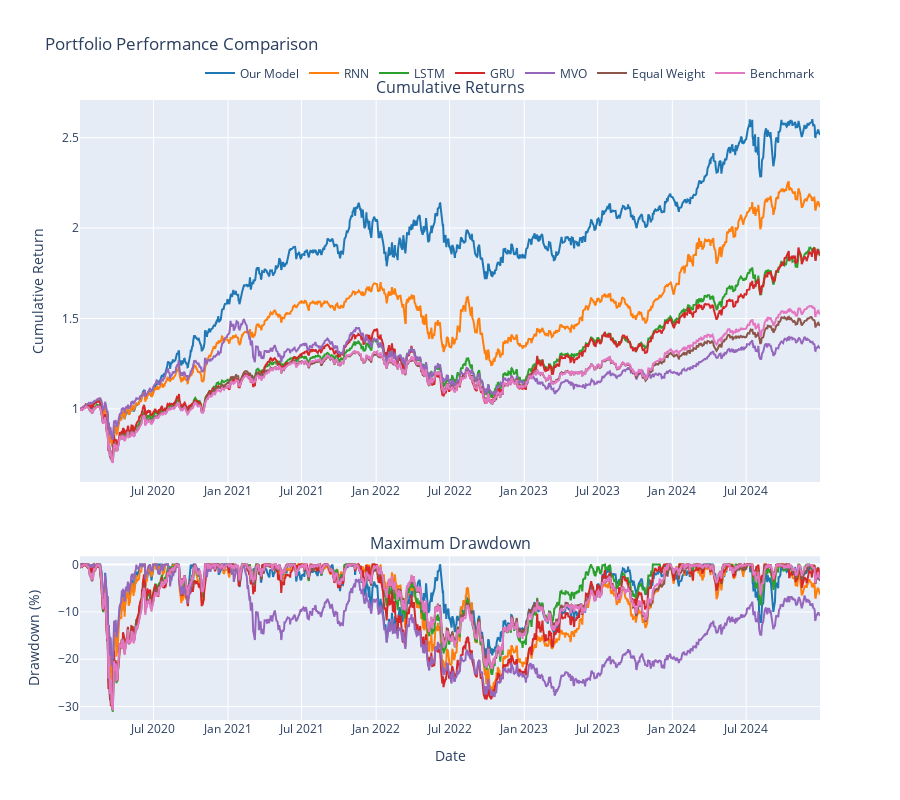

This figure's notebook cell:
### Code cell
# Plotting
fig = make_subplots(
    rows=2, cols=1,
    subplot_titles=('Cumulative Returns', 'Maximum Drawdown'),
    vertical_spacing=0.12,
    row_heights=[0.7, 0.3]
)

colors = ['#1f77b4', '#ff7f0e', '#2ca02c', '#d62728', '#9467bd', '#8c564b', '#e377c2', '#7f7f7f', '#bcbd22', '#17becf']

# Plot cumulative returns
for i, (name, returns) in enumerate(portfolio_returns.items()):
    #if name != 'Benchmark':
    cumulative_returns = (1 + returns).cumprod()
    fig.add_trace(
        go.Scatter(
            x=cumulative_returns.index,
            y=cumulative_returns.values,
            mode='lines',
            name=name,
            line=dict(color=colors[i], width=2),
            showlegend=True
        ),
        row=1, col=1
    )

# Plot drawdowns
for i, (name, returns) in enumerate(portfolio_returns.items()):
#if name != 'Benchmark':
    cumulative = (1 + returns).cumprod()
    rolling_max = cumulative.expanding().max()
    drawdown = (cumulative - rolling_max) / rolling_max * 100
    
    fig.add_trace(
        go.Scatter(
            x=drawdown.index,
            y=drawdown.values,
            mode='lines',
            name=name,
            line=dict(color=colors[i], width=2),
            showlegend=False
        ),
        row=2, col=1
    )

# Update layout
fig.update_layout(
    title='Portfolio Performance Comparison',
    height=800,
    hovermode='x unified',
    legend=dict(
        orientation="h",
        yanchor="bottom",
        y=1.02,
        xanchor="right",
        x=1
    )
)

fig.update_xaxes(title_text="Date", row=2, col=1)
fig.update_yaxes(title_text="Cumulative Return", row=1, col=1)
fig.update_yaxes(title_text="Drawdown (%)", row=2, col=1)

fig.show()

# # Save the plot to a file
# fig.write_html(f'data_analysis/DA_Results/pic/01_All_portfolio_performance.html')
# # save image to file
# fig.write_image(f'data_analysis/DA_Results/pic/01_All_portfolio_performance.png')

### Figure 1 — Plotly figure (JSON) as saved in the notebook; plotly's stock layout.template omitted (floating-point values rounded to 4 significant figures; data arrays with more than 128 entries replaced by an {"elided": "..."} marker saying what was removed)
{"data": [{"line": {"color": "#1f77b4", "width": 2}, "mode": "lines", "name": "Our Model", "showlegend": true, "type": "scatter", "x": {"elided": "1257 str values"}, "xaxis": "x", "y": {"elided": "1257 float values"}, "yaxis": "y"}, {"line": {"color": "#ff7f0e", "width": 2}, "mode": "lines", "name": "RNN", "showlegend": true, "type": "scatter", "x": {"elided": "1257 str values"}, "xaxis": "x", "y": {"elided": "1257 float values"}, "yaxis": "y"}, {"line": {"color": "#2ca02c", "width": 2}, "mode": "lines", "name": "LSTM", "showlegend": true, "type": "scatter", "x": {"elided": "1257 str values"}, "xaxis": "x", "y": {"elided": "1257 float values"}, "yaxis": "y"}, {"line": {"color": "#d62728", "width": 2}, "mode": "lines", "name": "GRU", "showlegend": true, "type": "scatter", "x": {"elided": "1257 str values"}, "xaxis": "x", "y": {"elided": "1257 float values"}, "yaxis": "y"}, {"line": {"color": "#9467bd", "width": 2}, "mode": "lines", "name": "MVO", "showlegend": true, "type": "scatter", "x": {"elided": "1257 str values"}, "xaxis": "x", "y": {"elided": "1257 float values"}, "yaxis": "y"}, {"line": {"color": "#8c564b", "width": 2}, "mode": "lines", "name": "Equal Weight", "showlegend": true, "type": "scatter", "x": {"elided": "1257 str values"}, "xaxis": "x", "y": {"elided": "1257 float values"}, "yaxis": "y"}, {"line": {"color": "#e377c2", "width": 2}, "mode": "lines", "name": "Benchmark", "showlegend": true, "type": "scatter", "x": {"elided": "1257 str values"}, "xaxis": "x", "y": {"elided": "1257 float values"}, "yaxis": "y"}, {"line": {"color": "#1f77b4", "width": 2}, "mode": "lines", "name": "Our Model", "showlegend": false, "type": "scatter", "x": {"elided": "1257 str values"}, "xaxis": "x2", "y": {"elided": "1257 float values"}, "yaxis": "y2"}, {"line": {"color": "#ff7f0e", "width": 2}, "mode": "lines", "name": "RNN", "showlegend": false, "type": "scatter", "x": {"elided": "1257 str values"}, "xaxis": "x2", "y": {"elided": "1257 float values"}, "yaxis": "y2"}, {"line": {"color": "#2ca02c", "width": 2}, "mode": "lines", "name": "LSTM", "showlegend": false, "type": "scatter", "x": {"elided": "1257 str values"}, "xaxis": "x2", "y": {"elided": "1257 float values"}, "yaxis": "y2"}, {"line": {"color": "#d62728", "width": 2}, "mode": "lines", "name": "GRU", "showlegend": false, "type": "scatter", "x": {"elided": "1257 str values"}, "xaxis": "x2", "y": {"elided": "1257 float values"}, "yaxis": "y2"}, {"line": {"color": "#9467bd", "width": 2}, "mode": "lines", "name": "MVO", "showlegend": false, "type": "scatter", "x": {"elided": "1257 str values"}, "xaxis": "x2", "y": {"elided": "1257 float values"}, "yaxis": "y2"}, {"line": {"color": "#8c564b", "width": 2}, "mode": "lines", "name": "Equal Weight", "showlegend": false, "type": "scatter", "x": {"elided": "1257 str values"}, "xaxis": "x2", "y": {"elided": "1257 float values"}, "yaxis": "y2"}, {"line": {"color": "#e377c2", "width": 2}, "mode": "lines", "name": "Benchmark", "showlegend": false, "type": "scatter", "x": {"elided": "1257 str values"}, "xaxis": "x2", "y": {"elided": "1257 float values"}, "yaxis": "y2"}], "layout": {"annotations": [{"font": {"size": 16}, "showarrow": false, "text": "Cumulative Returns", "x": 0.5, "xanchor": "center", "xref": "paper", "y": 1, "yanchor": "bottom", "yref": "paper"}, {"font": {"size": 16}, "showarrow": false, "text": "Maximum Drawdown", "x": 0.5, "xanchor": "center", "xref": "paper", "y": 0.264, "yanchor": "bottom", "yref": "paper"}], "height": 800, "hovermode": "x unified", "legend": {"orientation": "h", "x": 1, "xanchor": "right", "y": 1.02, "yanchor": "bottom"}, "title": {"text": "Portfolio Performance Comparison"}, "xaxis": {"anchor": "y", "domain": [0, 1]}, "xaxis2": {"anchor": "y2", "domain": [0, 1], "title": {"text": "Date"}}, "yaxis": {"anchor": "x", "domain": [0.384, 1], "title": {"text": "Cumulative Return"}}, "yaxis2": {"anchor": "x2", "domain": [0, 0.264], "title": {"text": "Drawdown (%)"}}}}
